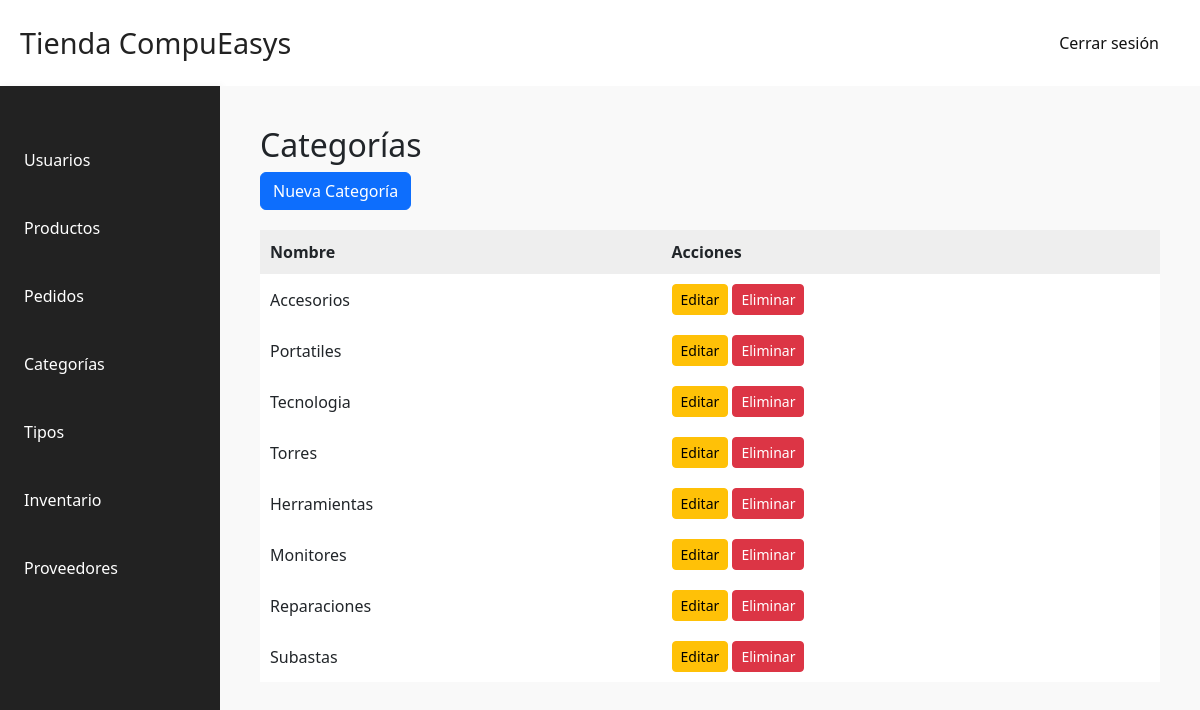
Screenshot of /dashboard/dashboard_home/?view=categoria (signed in) with the database file from the repository.
### core/models.py (models this page shows, shortened)
class Category(models.Model):
    nombre = models.CharField(max_length=100)
    slug = models.CharField(max_length=100)

### dashboard/views.py (the view, shortened to what this page needs)
# urls.py: path('dashboard_home/', dashboard_home, name='dashboard_home'),
@superuser_required
def dashboard_home(request):
    crear_producto_url = f"{reverse('dashboard_home')}?view=productos&crear=1"
    productos = ProductStore.objects.all()
    categorias = Category.objects.all()
    tipos = Type.objects.all()
    proveedores = proveedor.objects.all()
    userSimples = register_superuser.objects.all()
    show_create_product_form = request.GET.get('view') == 'productos' and request.GET.get('crear') == '1'
    return render(request, 'dashboard/dashboard_home.html', {
        'productos': productos,
        'categorias': categorias,
        'tipos': tipos,
        'proveedores': proveedores,
        'usuarios': userSimples,
        'show_create_product_form': show_create_product_form,
    })

### dashboard/views.py (called while the page is built)
def superuser_required(view_func):
    @wraps(view_func)
    def _wrapped_view(request, *args, **kwargs):
        if request.session.get('superuser_id'):
            return view_func(request, *args, **kwargs)
        return redirect('/login_user/?next=' + request.path)
    return _wrapped_view

### dashboard/templates/dashboard/dashboard_home.html (shortened to what this page needs)
{% load static %}
<!DOCTYPE html>
<html lang="es">
<head>
    <link rel="stylesheet" href="{% static 'css/dashboard.css' %}" />
    <link rel="stylesheet" href="{% static 'css/main.css' %}" />
   <link href="https://cdn.jsdelivr.net/npm/bootstrap@5.3.8/dist/css/bootstrap.min.css" rel="stylesheet">
</head>
<body>
    <header>
       <div class="admin-container">
         <h1>Tienda CompuEasys</h1>
          <div class="logout-container">
            <form method="post" action="{% url 'logout_view' %}">
                <button type="submit" class="btn ">Cerrar sesión</button>
            </form>
          </div>
       </div>
    </header>
    <div class="dashboard-container">
        <aside class="sidebar">
            <ul>
                <li><a href="?view=usuarios">Usuarios</a></li>
                <li><a href="?view=productos">Productos</a></li>
                <li><a href="?view=pedidos">Pedidos</a></li>
                <li><a href="?view=categoria">Categorías</a></li>
                <li><a href="?view=tipos">Tipos</a></li>
                <li><a href="?view=inventario">Inventario</a></li>
                <li><a href="?view=proveedores">Proveedores</a></li>
            </ul>
        </aside>
        <main class="main-content">
            {% if request.GET.view == "usuarios" %}
                <h2>Usuarios</h2>
                 <input type="hidden" name="csrfmiddlewaretoken" value="{{ csrf_token }}">
                <table>
                    <tr>
                        <th>Username</th>
                        <th>Email</th>
                        <th>Staff</th>
                        <th>Super</th>
                        <th>Activo</th>
                        <th>Admin</th>
                        <th>Acciones</th>
                    </tr>
                    {% for usuario in usuarios %}
                    <tr>
                        <td>{{ usuario.username }}</td>
                        <td>{{ usuario.email }}</td>
                        <td>
                            <select name="is_staff">
                                <option value="True">Sí</option>
                                <option value="False">No</option>
                            </select>
                        </td>
                        <td>
                            <select name="is_superuser">
                                <option value="True">Sí</option>
                                <option value="False">No</option>
                            </select>
                        </td>
                        <td>
                            <select name="is_active">
                                <option value="True">Sí</option>
                                <option value="False">No</option>
                            </select>
                        </td>
                        <td>
                            <select name="is_admin">
                                <option value="True">Sí</option>
                                <option value="False">No</option>
                            </select>
                        </td>
                            <td>
                                <button onclick="openEditModal('{{ usuario.id }}', '{{ usuario.username }}', '{{ usuario.email }}')">Editar</button>
                                <button class="btn btn-danger eliminar-usuario-btn" data-user-id="{{ usuario.id }}">Eliminar</button>
                           </td>
                            {% if usuario.is_staff %}
                                <span>Admin</span>
                            {% endif %}
                        </td>
                    </tr>
                    {% endfor %}
                    {% for usuario in usuarios_super %}
                    <tr>
                        <td>{{ usuario.username }}</td>
                        <td>{{ usuario.email }}</td>
                        <td>
                            <select name="is_staff">
                                <option value="True">Sí</option>
                                <option value="False">No</option>
                            </select>
                        </td>
                        <td>
                            <select name="is_superuser">
                                <option value="True">Sí</option>
                                <option value="False">No</option>
                            </select>
                        </td>
                        <td>
                            <select name="is_active">
                                <option value="True">Sí</option>
                                <option value="False">No</option>
                            </select>
                        </td>
                        <td>
                            <select name="is_admin">
                                <option value="True">Sí</option>
                                <option value="False">No</option>
                            </select>
                        </td>
                        <td>
                            <td>
                                <button onclick="openEditModal('{{ usuario.id }}', '{{ usuario.username }}', '{{ usuario.email }}')">Editar</button>
                            <td>
                                <button class="btn btn-danger eliminar-usuario-btn" data-user-id="{{ usuario.id }}">Eliminar</button>
                            </td>
                            {% if usuario.is_staff %}
                                <span>Admin</span>
                            {% endif %}
                        </td>
                    </tr>
                    {% endfor %}
                </table>
            {% elif request.GET.view == "inventario" %}
                <h2>Inventario</h2>
                <p>Aquí puedes mostrar tu inventario...</p>
            {% elif request.GET.view == "categoria" %}
                <h2>Categorías</h2>
                <button type="button" class="btn btn-primary" data-bs-toggle="modal" data-bs-target="#modalNuevaCategoria">
                    Nueva Categoría
                </button>
                <table>
                    <tr>
                        <th>Nombre</th>
                        <th>Acciones</th>
                    </tr>
                    {% for categoria in categorias %}
                        <td>{{ categoria.nombre }}</td>
                        <td>
                            <a href="{% url 'editar_categoria' categoria.id %}" class="btn btn-sm btn-warning">Editar</a>
                            <a href="{% url 'delete_category' categoria.id %}" class="btn btn-sm btn-danger">Eliminar</a>
                        </td>
                    {% endfor %}
                </table>
            {% else %}
                <h2>Bienvenido al Dashboard</h2>
                <p>Selecciona una opción en la barra lateral.</p>
            {% endif %}
        </main>
    </div>
</body>
</html>

### dashboard/static/css/dashboard.css (style rules this page uses)
body { margin: 0; font-family: Arial, sans-serif; }
.admin-container { display: flex; justify-content: space-between; align-items: center; max-width: 100%; margin: 0 auto; padding: 20px; }
.admin-container h1 { margin: 0; font-size: 1.8em; color: #222; }
.admin-container .btn { color: #111111; border-radius: 10px; padding: 10px 20px; border-radius: 4px; transition: background 0.2s ease; }
.dashboard-container { display: flex; min-height: 100vh; }
.sidebar { width: 220px; background: #222; color: #fff; padding: 30px 0; box-shadow: 2px 0 8px rgba(0,0,0,0.05); }
.sidebar ul { list-style: none; padding: 0; margin: 0; }
.sidebar ul li { margin: 20px 0; }
.sidebar ul li a { color: #fff; text-decoration: none; padding: 12px 24px; display: block; border-radius: 4px; transition: background 0.2s; }
.main-content { flex: 1; padding: 40px; background: #f9f9f9; }
table { width: 100%; border-collapse: collapse; margin-top: 20px; background: #fff; }
th, td { padding: 10px; border: 1px solid #ddd; text-align: left; }
th { background: #eee; }

### core/static/css/main.css (style rules this page uses)
body { font-family: Arial, sans-serif; margin: 0; padding: 0; }

### rows the page displays
Category: nombre "Accesorios"
Category: nombre "Portatiles"
Category: nombre "Tecnologia"
Category: nombre "Torres"
Category: nombre "Herramientas"
Category: nombre "Monitores"
Category: nombre "Reparaciones"
Category: nombre "Subastas"
